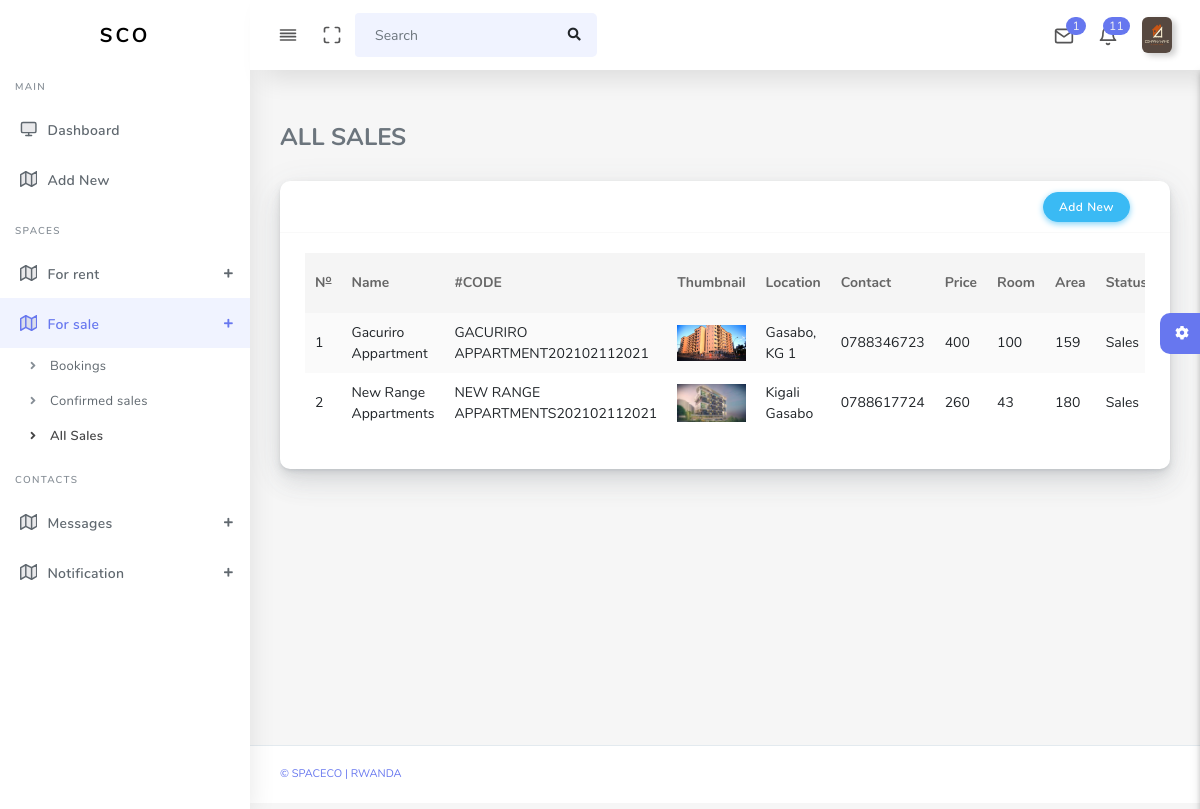
The app's page /admin/comSales.php (signed in) with its own data.
### tables this page shows
CREATE TABLE `companies` (
  `id` int(11) NOT NULL,
  `comName` varchar(255) DEFAULT NULL,
  `comEmail` varchar(255) DEFAULT NULL,
  `comLocation` varchar(255) DEFAULT NULL,
  `comPhone` int(11) DEFAULT NULL,
  `comUsername` varchar(255) DEFAULT NULL,
  `comPassword` varchar(255) DEFAULT NULL,
  `comTIN` varchar(100) DEFAULT NULL,
  `thumbnail` varchar(255) NOT NULL,
  `coStatus` varchar(100) NOT NULL
);

CREATE TABLE `offices` (
  `id` int(11) NOT NULL,
  `name` varchar(100) NOT NULL,
  `location` varchar(100) DEFAULT NULL,
  `contact` varchar(100) DEFAULT NULL,
  `price` int(11) DEFAULT NULL,
  `rooms` varchar(100) NOT NULL,
  `propertyId` varchar(255) NOT NULL,
  `area` varchar(100) NOT NULL,
  `descriptions` varchar(255) NOT NULL,
  `status` varchar(100) NOT NULL,
  `saleStatus` varchar(100) NOT NULL,
  `thumnail` varchar(255) DEFAULT NULL,
  `photo1` varchar(255) DEFAULT NULL,
  `photo2` varchar(255) DEFAULT NULL,
  `photo3` varchar(255) DEFAULT NULL,
  `companyId` int(11) NOT NULL
);

### admin/comSales.php (the view, shortened to what this page needs)
<?php
require_once("includes/db.php");
?>
<!DOCTYPE html>
<html lang="en">
<head>
  <link rel="stylesheet" href="assets/css/app.min.css">
    <link rel="stylesheet" href="assets/bundles/datatables/datatables.min.css">
  <link rel="stylesheet" href="assets/bundles/datatables/DataTables-1.10.16/css/dataTables.bootstrap4.min.css">
  <link rel="stylesheet" href="assets/css/style.css">
  <link rel="stylesheet" href="assets/css/components.css">
  <link rel="stylesheet" href="assets/css/custom.css">
</head>
<body>
  <div id="app">
    <div class="main-wrapper main-wrapper-1">
      <div class="navbar-bg"></div>
      <?php
      include 'includes/headerCompany.php';
      include 'includes/left_nav2.php';
        ?>
      <div class="main-content">
        <section class="section">
          <div class="section-body">
            <div class="row">
            <div class="col-sm-12 col-md-12 col-lg-12">
                <h4>ALL SALES</h4><br>
            </div>
              <div class="col-sm-12 col-md-12 col-lg-12">
              <div class="card">
                <div class="card-header">
                  <div class="col-sm-12 col-md-12 col-lg-12">
                    <button class="btn btn-info" style="float:right;" id="openReg">Add New</button>
                  </div>
                </div>
                <div class="card-body">
                    <div class="table-responsive">
                    <table class="table table-striped table-hover" id="tableExport" style="width:100%;">
                        <thead>
                        <tr>
                            <th>N<sup><u>o</u></sup></th>
                            <th>Name</th>
                            <th>#CODE</th>
                            <th>Thumbnail</th>
                            <th>Location</th>
                            <th>Contact</th>
                            <th>Price</th>
                            <th>Room</th>
                            <th>Area</th>
                            <th>Status</th>
                        </tr>
                        </thead>
                        <tbody>
                        <?php
                            $id =
                            $query = mysqli_query($conn,"SELECT *FROM offices WHERE status='Sales' AND companyId = '{$_SESSION['spacecompanies']}' ORDER BY id DESC") or die(mysqli_error($conn));
                            if (mysqli_num_rows($query)>0) {
                                $counter = 1;
                                while ($rows = mysqli_fetch_array($query)) {
                                   ?>
                                        <tr>
                                            <td><?= $counter;?></td>
                                            <td><?= $rows['name'];?></td>
                                            <td><?= $rows['propertyId'];?></td>
                                            <td><img src="media/spaceImages/<?= $rows['thumnail'];?>" class="img img-fluid" width="100" alt=""></td>
                                            <td><?= $rows['location'];?></td>
                                            <td><?= $rows['contact'];?></td>
                                            <td><?= $rows['price'];?></td>
                                            <td><?= $rows['rooms'];?></td>
                                            <td><?= $rows['area'];?></td>
                                            <td><?= $rows['status'];?></td>
                                        </tr>
                                   <?php
                                $counter++;}
                            }
                        ?>
                        </tbody>
                    </table>
                    </div>
                </div>
                </div>
            </div>
              </div>
            </div>
          </div>
        <?php include'includes/settings.php' ?>
      </div>
      <footer class="main-footer">
        <div class="footer-left">
          <a href="">&copy spaceco | Rwanda</a></a>
        </div>
      </footer>
    </div>
</body>
</html>

### admin/includes/headerCompany.php (shortened to what this page needs)
<?php
  require_once("db.php");
?>
<nav class="navbar navbar-expand-lg main-navbar sticky">
        <div class="form-inline mr-auto">
          <ul class="navbar-nav mr-3">
            <li><a href="#" data-toggle="sidebar" class="nav-link nav-link-lg
                  collapse-btn"> <i data-feather="align-justify"></i></a></li>
            <li><a href="#" class="nav-link nav-link-lg fullscreen-btn">
                <i data-feather="maximize"></i>
              </a></li>
            <li>
              <form class="form-inline mr-auto">
                <div class="search-element">
                  <input class="form-control" type="search" placeholder="Search" aria-label="Search" data-width="200">
                  <button class="btn" type="submit">
                    <i class="fas fa-search"></i>
                  </button>
                </div>
              </form>
            </li>
          </ul>
        </div>
        <ul class="navbar-nav navbar-right">
          <li class="dropdown dropdown-list-toggle">
            <a href="#" data-toggle="dropdown" class="nav-link nav-link-lg message-toggle">
              <i data-feather="mail"></i>
              <span class="badge headerBadge1">
                <?php
                  $se = mysqli_query($conn,"SELECT *FROM contactco WHERE companyId='{$_SESSION['spacecompanies']}' AND  status1='unread'") or die(mysqli_error($conn));
                  if (mysqli_num_rows($se)>0) {
                    $number = mysqli_num_rows($se);
                    echo $number;
                  }else{
                    echo "0";
                  }
                ?>
              </span>
            </a>
          </li>
          <li class="dropdown dropdown-list-toggle">
            <a href="#" data-toggle="dropdown" class="nav-link message-toggle nav-link-lg">
              <i data-feather="bell" class="bell"></i>
                <span class="badge headerBadge1">
                  <?php
                    $se = mysqli_query($conn,"SELECT *FROM conotification WHERE companyId='{$_SESSION['spacecompanies']}' AND status = 'unread' ORDER BY id DESC") or die(mysqli_error($conn));
                    if ((mysqli_num_rows($se)>0)) {
                      $number = mysqli_num_rows($se);
                      $total = $number;
                    echo $total;
                    }else{
                      echo "0";
                    }
                  ?>
                </span>
            </a>
          </li>
          <?php
            $m = mysqli_query($conn,"SELECT *FROM companies WHERE id = '{$_SESSION['spacecompanies']}'") or die(mysqli_error($conn));
            $pro = mysqli_fetch_array($m);
          ?>
          <li class="dropdown dropdown-list-toggle">
            <a href="#" data-toggle="dropdown" class="nav-link dropdown-toggle nav-link-lg nav-link-user">
              <img alt="image" src="media/companies/<?= $pro['thumbnail'];?>" style="height:100%;" class="user-img-radious-style"><span class="d-sm-none d-lg-inline-block"></span>
            </a>
          </li>
        </ul>
  </nav>

### records on screen
companies: thumbnail (picture)
offices: name "Gacuriro Appartment", propertyId "GACURIRO APPARTMENT202102112021", thumnail (picture), location "Gasabo, KG 1", contact "0788346723", price "400", rooms "100", area "159", status "Sales"
offices: name "New Range Appartments", propertyId "NEW RANGE APPARTMENTS202102112021", thumnail (picture), location "Kigali Gasabo", contact "0788617724", price "260", rooms "43", area "180", status "Sales"

### other values on screen
$number "1"
$total "11"
